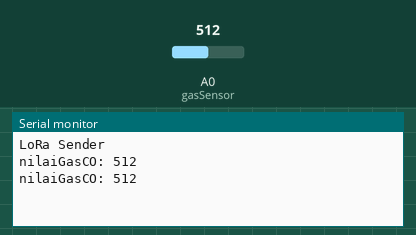
Recording of a sketch running on a simulated Arduino Uno, built with avr-gcc and run on an emulated ATmega328P. On the bench: the last lines printed to the serial monitor. The inputs (shaded band) are chosen by the test bench; at power-on: A0 (gasSensor) = 512. No radio packets arrive unless stated.

Above: at 5.8 s.
5.9 s: A0 (gasSensor) set to 716
At 10.5 s:
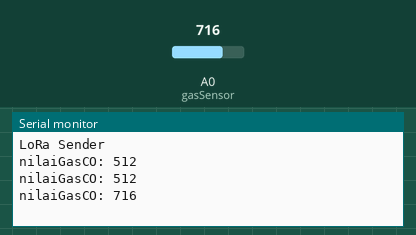
11.9 s: A0 (gasSensor) set to 900
At 16.6 s:
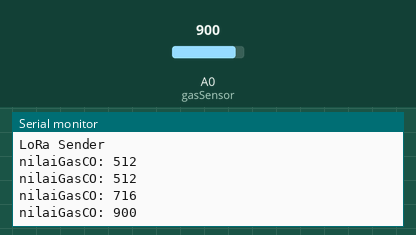
Timing chart, 0 to 18.1 s (numbered marks = the images above; inputs shaded):
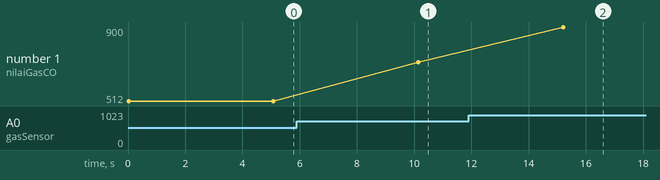

Measured:
- after the input at 5.9 s, the serial monitor: prints a new line after 4.2 s (image 1)
- after the input at 11.9 s, the serial monitor: prints a new line after 3.3 s (image 2)
- plotted number 1: 512 → 716 after the input at 5.9 s, 716 → 900 after the input at 11.9 s

The sketch:

sender_LoRa_SX-1278_triggered_from_sensor.ino
```cpp
#include <SPI.h>
#include <LoRa.h>

int sensorValue;
float gasSensor=0;

void setup() {
  Serial.begin(9600);
  while (!Serial);

  Serial.println("LoRa Sender");

  if (!LoRa.begin(433E6)) {
    Serial.println("Starting LoRa failed!");
    while (1);
  }
}

void loop() {
  sensorValue=analogRead(gasSensor);
  Serial.print("nilaiGasCO: ");
  Serial.println(sensorValue);

  // send packet
  LoRa.beginPacket();
  //LoRa.print("Gas CO:  ");
  LoRa.print(sensorValue);
  LoRa.print("ppm");
  LoRa.print("~");
  LoRa.endPacket();


  delay(5000);
}
```
